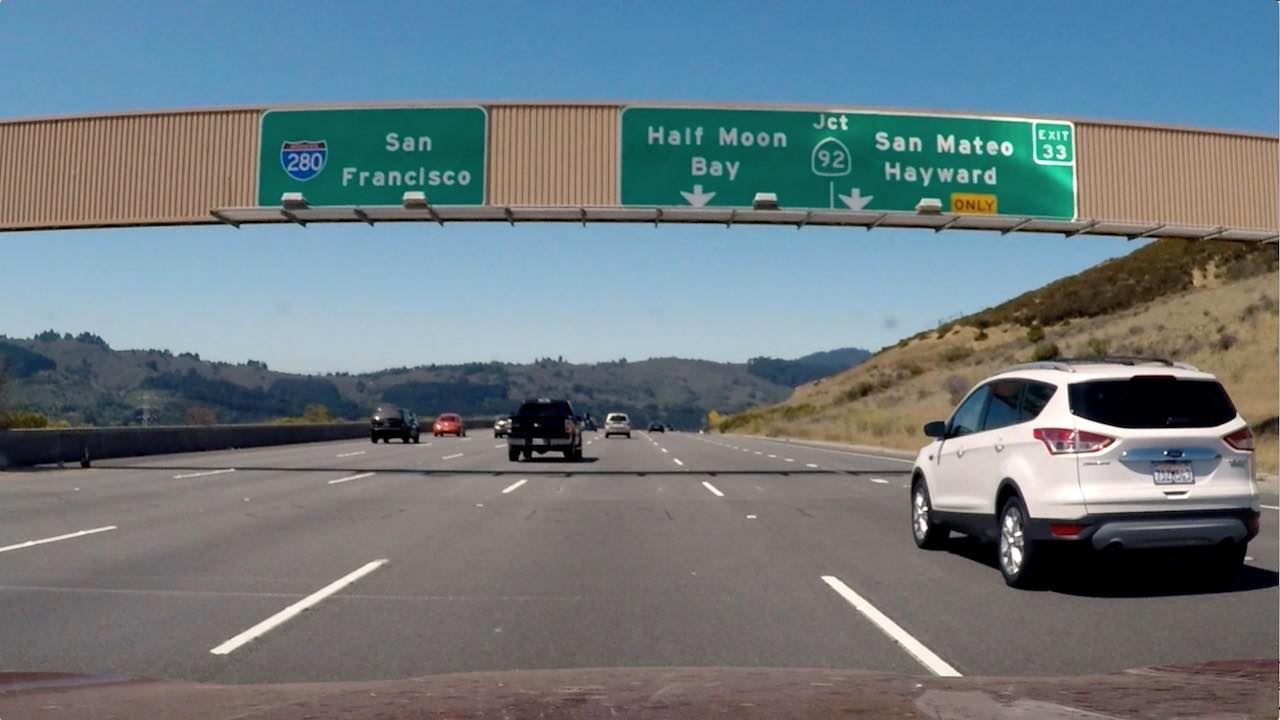
#> input picture my_images/distorted_img.png, 1280 x 720 px
$ python -i helpers.py   (imports and definitions only)   (older library calls are emulated)
#> lines starting #> are read from the running program, lines starting #| are printed output that depends on the picture; after the words box and inside, x2 and y2 are one past the last pixel; in counts of white or black regions, pixels touching at a corner belong together
import cv2
import numpy as np

def mask_image(img):
    img = img.copy()

    # Apply a mask on HLS colour channels
    # This selects pixels with higher than 100 saturation and lower than 100 hue
    hls = cv2.cvtColor(img, cv2.COLOR_RGB2HLS)
    mask = np.zeros_like(hls[:, :, 0])
    mask[(hls[:, :, 2] > 100) & (hls[:, :, 0] < 100)] = 1

    # Apply a sobel magnitude threshold
    # I apply a more lenient mag_thresh to the upper part of the transformed image, as this part is blurrier
    # and will therefore have smoother gradients.
    # On the bottom half, this selects pixels with >10 sobel magnitude, and on the top half,
    # selects pixels with >35 sobel magnitude
    upper_mag = mag_thresh(img, 3, (10, 255))
    lower_mag = mag_thresh(img, 3, (35, 255))

    mag_mask = np.zeros_like(lower_mag)
    mag_mask[:int(mag_mask.shape[0]/2), :] = upper_mag[:int(mag_mask.shape[0]/2), :]
    mag_mask[int(mag_mask.shape[0]/2):, :] = lower_mag[int(mag_mask.shape[0]/2):, :]

    # Use the bitwise OR mask of both masks for the final mask
    final_mask = np.maximum(mag_mask, mask)

    # Return the transformed mask
    return final_mask


def mag_thresh(img, sobel_kernel=3, mag_thresh=(0, 255)):
    # Convert to grayscale
    gray = cv2.cvtColor(img, cv2.COLOR_RGB2GRAY)
    # Take both Sobel x and y gradients
    sobelx = cv2.Sobel(gray, cv2.CV_64F, 1, 0, ksize=sobel_kernel)
    sobely = cv2.Sobel(gray, cv2.CV_64F, 0, 1, ksize=sobel_kernel)
    # Calculate the gradient magnitude
    gradmag = np.sqrt(sobelx ** 2 + sobely ** 2)
    # Rescale to 8 bit
    scale_factor = np.max(gradmag)/255
    gradmag = (gradmag / scale_factor).astype(np.uint8)
    # Create a binary image of ones where threshold is met, zeros otherwise
    binary_output = np.zeros_like(gradmag)
    binary_output[(gradmag >= mag_thresh[0]) & (gradmag <= mag_thresh[1])] = 1

    # Return the binary image
    return binary_output

# [101 lines left out: functions find_initial_peaks, sliding_window_poly, get_curvature, find_offset, not called in this run]

>>> import cv2
>>> picture = cv2.cvtColor(cv2.imread('my_images/distorted_img.png'), cv2.COLOR_BGR2RGB)
>>> result = mask_image(picture)
#> in mask_image, `hls = cv2.cvtColor(img, cv2.COLOR_RGB2HLS)`: hls: shape (720, 1280, 3); mean of channels 0, 1, 2 60.2, 118.8, 64.7
#> in mag_thresh, `sobely = cv2.Sobel(gray, cv2.CV_64F, 0, 1, ksize=sobel_kernel)`:
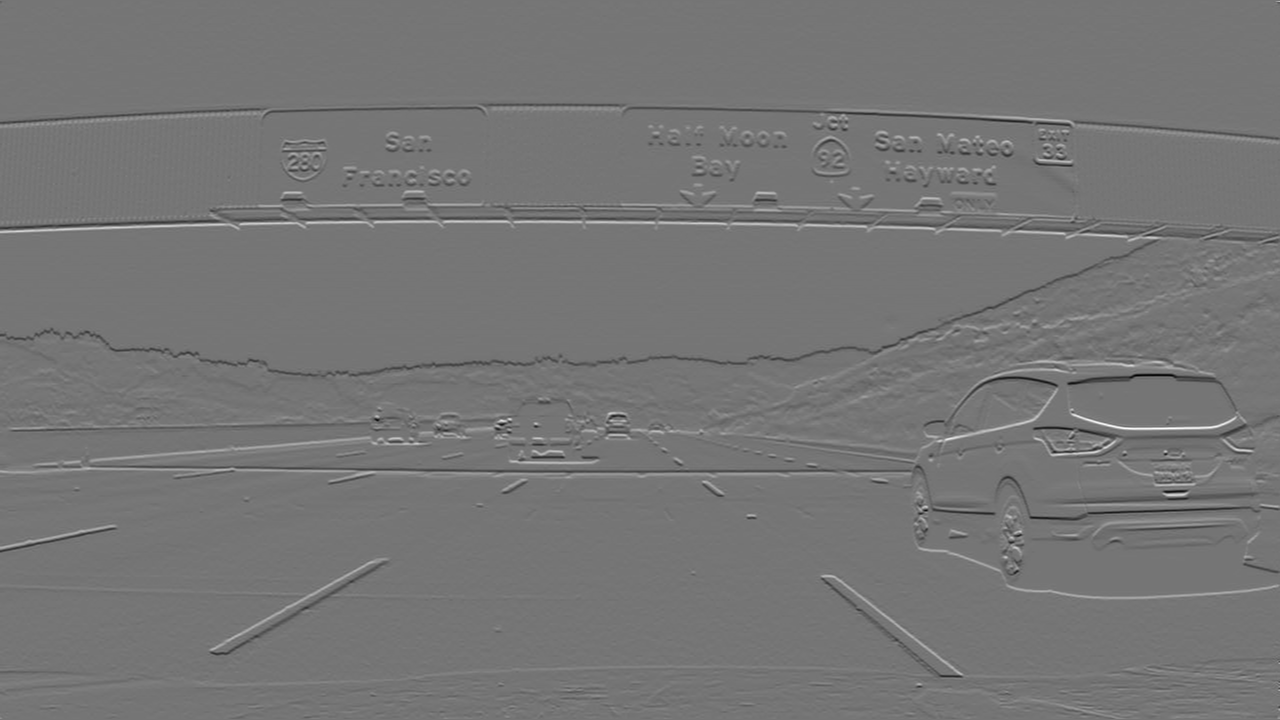
#> sobely: shape (720, 1280) float64; min -794, max 924, mean -0.3; drawn with min black and max white
#> in mag_thresh, `gradmag = np.sqrt(sobelx ** 2 + sobely ** 2)`:
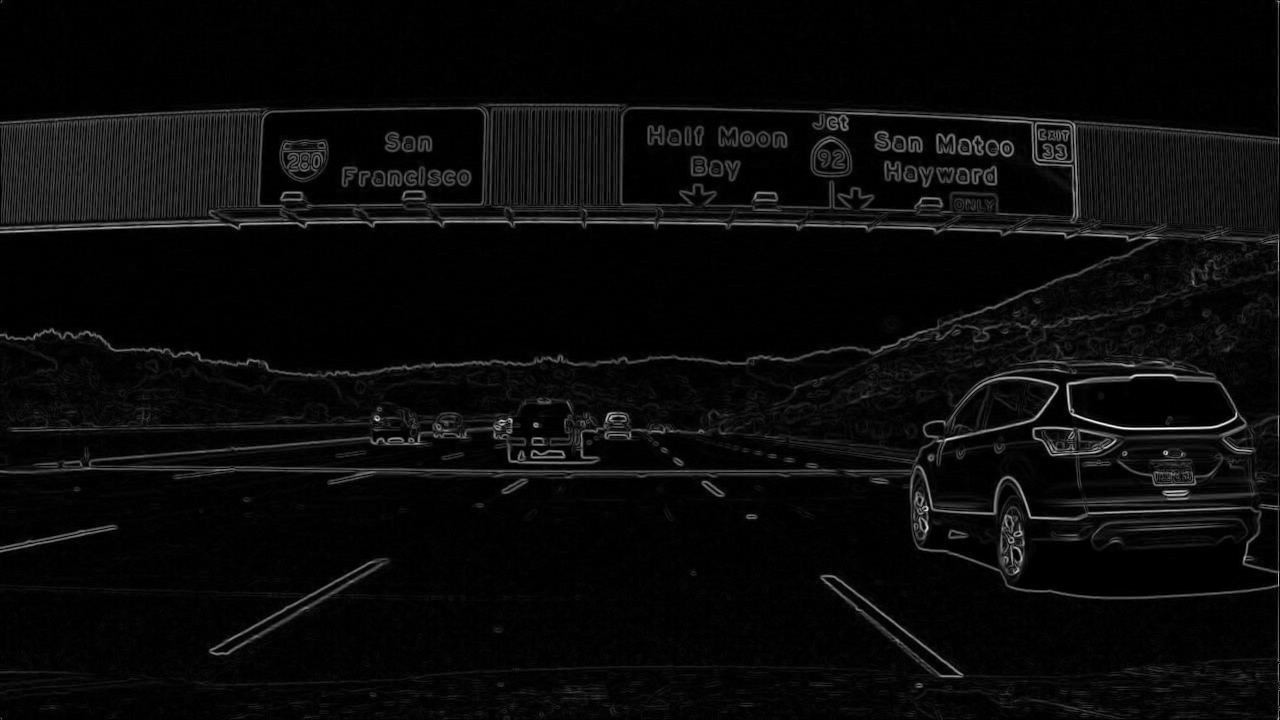
#> gradmag: shape (720, 1280) float64; min 0, max 924, mean 37.5; drawn with min black and max white
#> in mag_thresh, `scale_factor = np.max(gradmag)/255`: scale_factor = 3.62
#> in mask_image, `upper_mag = mag_thresh(img, 3, (10, 255))`:
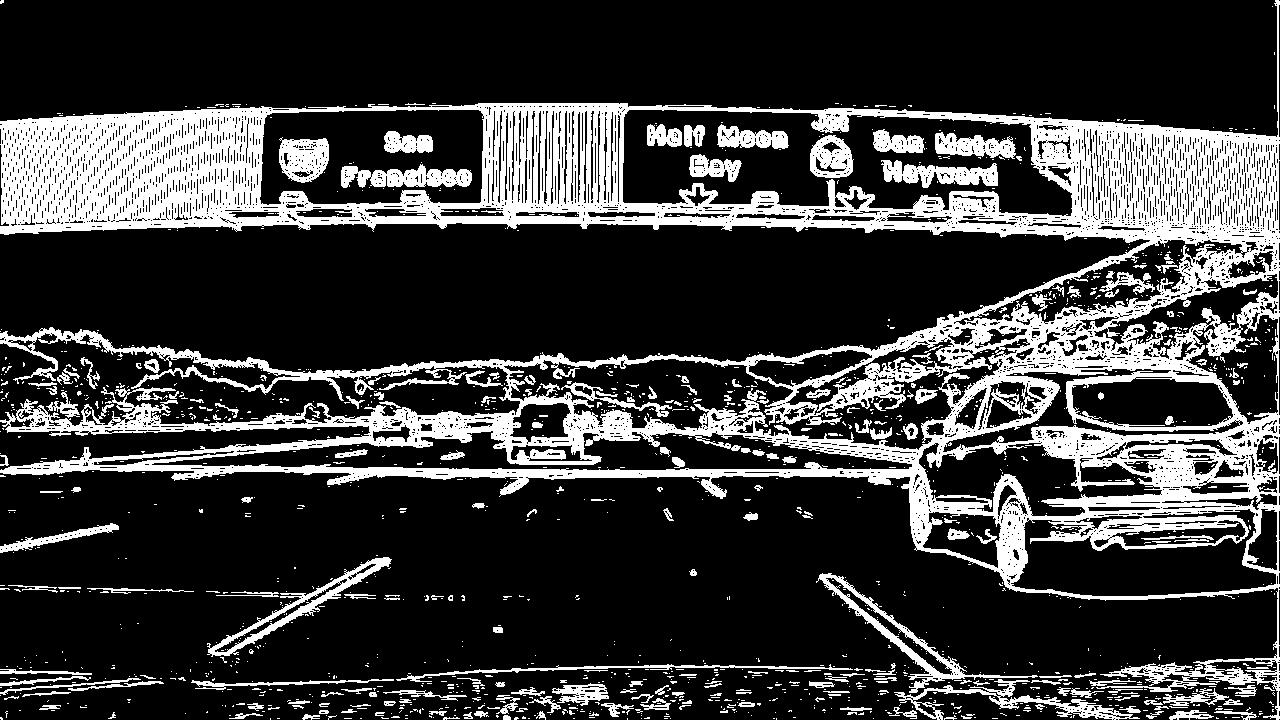
#> upper_mag: shape (720, 1280); values 0 (black) and 1 (white), 22.7% white; 1488 white regions (1268 under 20 px), largest, box (x1, y1, x2, y2) and area: (0, 0, 1280, 720) 167841, (816, 573, 1038, 693) 2491, (207, 557, 392, 657) 2344
#> in mask_image, `lower_mag = mag_thresh(img, 3, (35, 255))`: lower_mag: shape (720, 1280); values 0 (black) and 1 (white), 9.1% white in thin lines or dots
#> in mask_image, `mag_mask[:int(mag_mask.shape[0]/2), :] = upper_mag[:int(mag_mask.shape..`: mag_mask: shape (720, 1280); values 0 (black) and 1 (white), 12.2% white; 313 white regions (276 under 20 px), largest, box (x1, y1, x2, y2) and area: (0, 0, 1280, 360) 95174, (341, 164, 472, 188) 1950, (881, 160, 998, 188) 1825
#> in mask_image, `mag_mask[int(mag_mask.shape[0]/2):, :] = lower_mag[int(mag_mask.shape[..`: mag_mask: shape (720, 1280); values 0 (black) and 1 (white), 15.6% white; 643 white regions (543 under 20 px), largest, box (x1, y1, x2, y2) and area: (0, 0, 1280, 457) 99849, (0, 411, 837, 485) 7494, (843, 365, 1280, 662) 7015
#> in mask_image, `final_mask = np.maximum(mag_mask, mask)`:
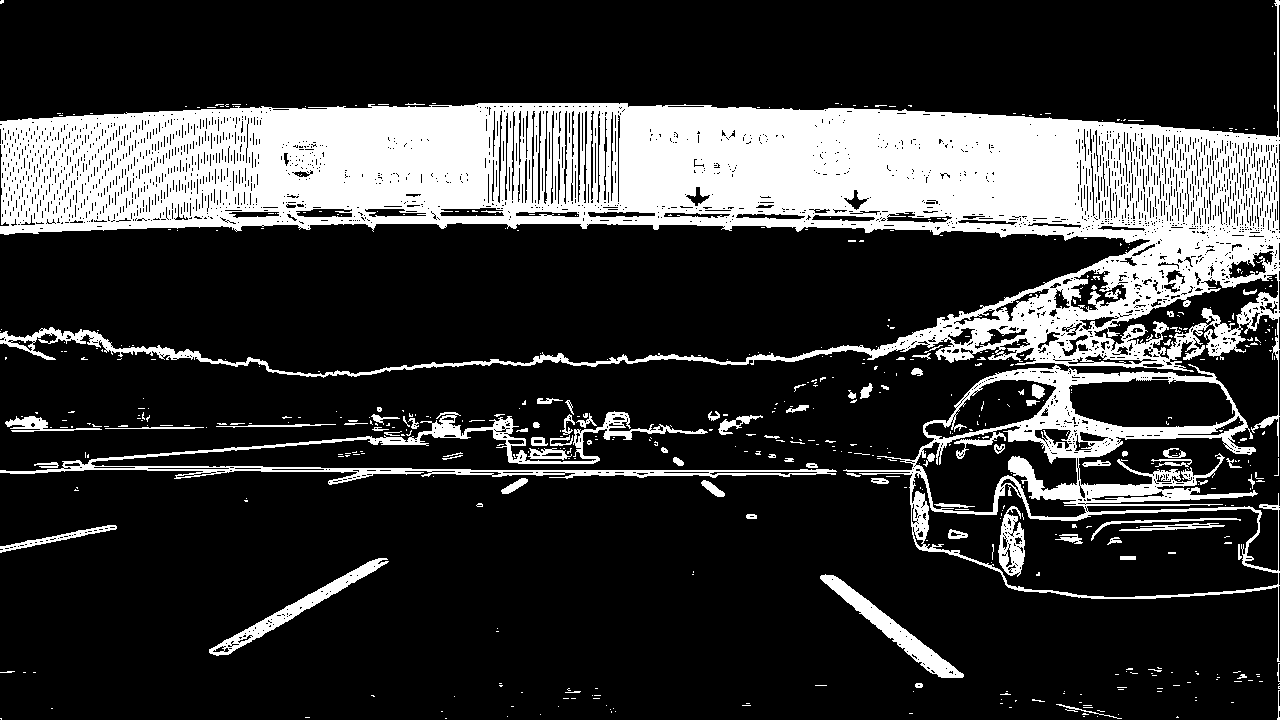
#> final_mask: shape (720, 1280); values 0 (black) and 1 (white), 21.7% white; 555 white regions (468 under 20 px), largest, box (x1, y1, x2, y2) and area: (0, 0, 1280, 457) 159757, (843, 364, 1280, 662) 17280, (0, 411, 837, 485) 7913
